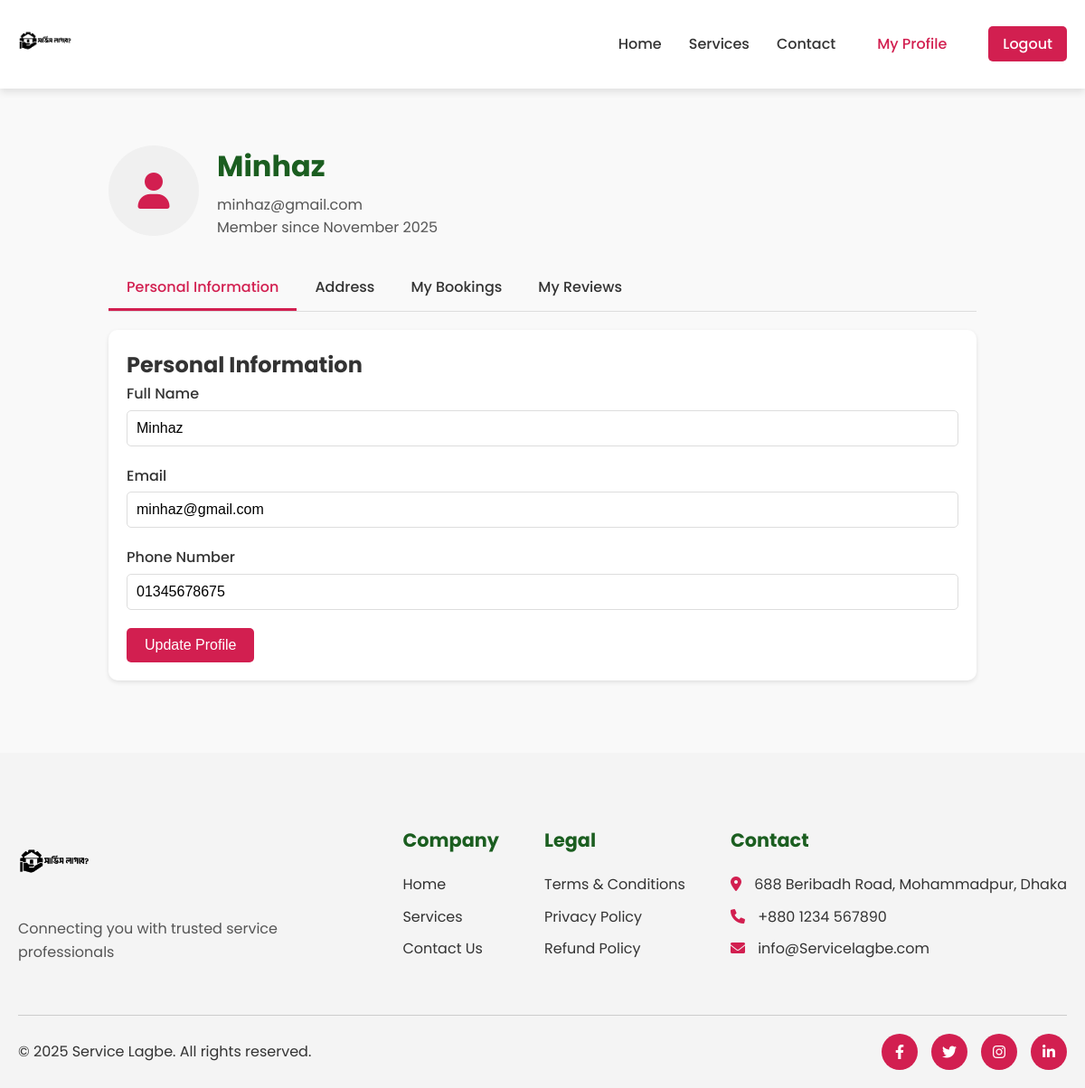
Screenshot of /profile.php (signed in) with the database file from the repository.
### tables this page shows
CREATE TABLE `users` (
  `id` int(11) NOT NULL,
  `name` varchar(100) NOT NULL,
  `email` varchar(100) NOT NULL,
  `phone` varchar(20) NOT NULL,
  `password` varchar(255) NOT NULL,
  `profile_image` varchar(255) DEFAULT NULL,
  `role` enum('user','admin','provider') DEFAULT 'user',
  `created_at` timestamp NOT NULL DEFAULT current_timestamp(),
  `updated_at` timestamp NOT NULL DEFAULT current_timestamp() ON UPDATE current_timestamp()
);

### profile.php (the view, shortened to what this page needs)
<?php
require_once 'config.php';
$user_id = $_SESSION['user_id'];
$stmt = $conn->prepare("SELECT * FROM users WHERE id = ?");
$stmt->bind_param("i", $user_id);
$stmt->execute();
$user = $stmt->get_result()->fetch_assoc();
?>
<!DOCTYPE html>
<html lang="en">
<head>
    <link rel="stylesheet" href="styles.css">
    <link rel="stylesheet" href="https://cdnjs.cloudflare.com/ajax/libs/font-awesome/6.0.0/css/all.min.css">
</head>
<body>
    <header class="header">
        <div class="container">
            <div class="header-content">
                <div class="logo-container">
                    <a href="index.php"><img src="ServiceLagbe.jpeg" alt="Service Lagbe Logo" class="logo"></a>
                </div>
                <nav class="nav-menu">
                    <ul>
                        <li><a href="index.php">Home</a></li>
                        <li><a href="services.php">Services</a></li>
                        <li><a href="contact.php">Contact</a></li>
                        <li><a href="profile.php" class="nav-btn active">My Profile</a></li>
                        <li><a href="logout.php" class="nav-btn primary">Logout</a></li>
                    </ul>
                </nav>
            </div>
        </div>
    </header>
    <section class="profile-container">
        <div class="profile-header">
            <div class="profile-avatar">
                <i class="fas fa-user"></i>
            </div>
            <div class="profile-info">
                <h1><?php echo $user['name']; ?></h1>
                <p><?php echo $user['email']; ?></p>
                <p>Member since <?php echo date('F Y', strtotime($user['created_at'])); ?></p>
            </div>
        </div>
        <div class="tabs">
            <div class="tab active" data-tab="personal-info">Personal Information</div>
            <div class="tab" data-tab="address">Address</div>
            <div class="tab" data-tab="bookings">My Bookings</div>
            <div class="tab" data-tab="reviews">My Reviews</div>
        </div>
        <div class="tab-content active" id="personal-info">
            <div class="card">
                <h2>Personal Information</h2>
                <form action="profile.php" method="POST">
                    <div class="form-group">
                        <label for="name">Full Name</label>
                        <input type="text" id="name" name="name" class="form-control" value="<?php echo $user['name']; ?>" required>
                    </div>
                    <div class="form-group">
                        <label for="email">Email</label>
                        <input type="email" id="email" name="email" class="form-control" value="<?php echo $user['email']; ?>" required>
                    </div>
                    <div class="form-group">
                        <label for="phone">Phone Number</label>
                        <input type="tel" id="phone" name="phone" class="form-control" value="<?php echo $user['phone']; ?>" required>
                    </div>
                    <button type="submit" name="update_profile" class="btn btn-primary">Update Profile</button>
                </form>
            </div>
        </div>
    </section>
    <footer class="footer">
        <div class="container">
            <div class="footer-content">
                <div class="footer-logo">
                    <img src="ServiceLagbe.jpeg" alt="Service Lagbe Logo" class="logo">
                    <p>Connecting you with trusted service professionals</p>
                </div>
                <div class="footer-links">
                    <div class="footer-column">
                        <h3>Company</h3>
                        <ul>
                            <li><a href="index.php">Home</a></li>
                            <li><a href="services.php">Services</a></li>
                            <li><a href="contact.php">Contact Us</a></li>
                        </ul>
                    </div>
                    <div class="footer-column">
                        <h3>Legal</h3>
                        <ul>
                            <li><a href="#">Terms & Conditions</a></li>
                            <li><a href="#">Privacy Policy</a></li>
                            <li><a href="#">Refund Policy</a></li>
                        </ul>
                    </div>
                    <div class="footer-column">
                        <h3>Contact</h3>
                        <ul>
                            <li><i class="fas fa-map-marker-alt"></i> 688 Beribadh Road, Mohammadpur, Dhaka</li>
                            <li><i class="fas fa-phone"></i> +880 1234 567890</li>
                            <li><i class="fas fa-envelope"></i> info@Servicelagbe.com</li>
                        </ul>
                    </div>
                </div>
            </div>
            <div class="footer-bottom">
                <p>&copy; 2025 Service Lagbe. All rights reserved.</p>
                <div class="social-icons">
                    <a href="#"><i class="fab fa-facebook-f"></i></a>
                    <a href="#"><i class="fab fa-twitter"></i></a>
                    <a href="#"><i class="fab fa-instagram"></i></a>
                    <a href="#"><i class="fab fa-linkedin-in"></i></a>
                </div>
            </div>
        </div>
    </footer>
</body>
</html>

### styles.css (style rules this page uses)
:root { --primary-color: #d21f50; --primary-dark: #c4184a; --secondary-color: #1b5e20; --text-color: #333; --light-text: #555; --bg-color: #f9f9f9; --white: #fff; --light-gray: #f4f4f4; --border-color: #ccc; --shadow: 0 4px 8px rgba(0, 0, 0, 0.1); }
* { margin: 0; padding: 0; box-sizing: border-box; }
body { font-family: "Poppins", sans-serif; color: var(--text-color); background-color: var(--bg-color); line-height: 1.6; }
.container { width: 100%; max-width: 1200px; margin: 0 auto; padding: 0 20px; }
a { text-decoration: none; color: inherit; }
ul { list-style: none; }
img { max-width: 100%; }
.btn { display: inline-block; padding: 12px 24px; border-radius: 5px; font-weight: 500; cursor: pointer; transition: all 0.3s ease; text-align: center; }
.header { background-color: var(--white); box-shadow: var(--shadow); position: sticky; top: 0; z-index: 100; }
.header-content { display: flex; justify-content: space-between; align-items: center; padding: 15px 0; }
.logo-container { display: flex; align-items: center; }
.logo { height: 60px; width: auto; }
.nav-menu ul { display: flex; gap: 30px; align-items: center; }
.nav-menu a { font-weight: 500; transition: color 0.3s ease; }
.nav-menu a:hover, .nav-menu a.active { color: var(--primary-color); }
.nav-btn { padding: 8px 16px; border-radius: 5px; }
.nav-btn.primary { background-color: var(--primary-color); color: var(--white) !important; }
.footer { background-color: var(--light-gray); padding: 80px 0 20px; }
.footer-content { display: flex; justify-content: space-between; margin-bottom: 50px; }
.footer-logo { max-width: 300px; }
.footer-logo .logo { height: 80px; margin-bottom: 15px; }
.footer-logo p { color: var(--light-text); }
.footer-links { display: flex; gap: 50px; }
.footer-column h3 { font-size: 1.3rem; color: var(--secondary-color); margin-bottom: 20px; }
.footer-column ul li { margin-bottom: 10px; }
.footer-column ul li i { margin-right: 10px; color: var(--primary-color); }
.footer-bottom { display: flex; justify-content: space-between; align-items: center; padding-top: 20px; border-top: 1px solid var(--border-color); }
.social-icons { display: flex; gap: 15px; }
.social-icons a { width: 40px; height: 40px; border-radius: 50%; background-color: var(--primary-color); color: var(--white); display: flex; align-items: center; justify-content: center; transition: background-color 0.3s ease; }

### profile.php (style rules this page uses)
.profile-container { max-width: 1000px; margin: 40px auto; padding: 20px; }
.profile-header { display: flex; align-items: center; margin-bottom: 30px; }
.profile-avatar { width: 100px; height: 100px; border-radius: 50%; background-color: #f0f0f0; display: flex; align-items: center; justify-content: center; font-size: 2.5rem; color: #d21f50; margin-right: 20px; }
.profile-info h1 { font-size: 2rem; margin-bottom: 5px; color: #1b5e20; }
.profile-info p { color: #555; margin: 0; }
.tabs { display: flex; border-bottom: 1px solid #ddd; margin-bottom: 20px; }
.tab { padding: 10px 20px; cursor: pointer; border-bottom: 3px solid transparent; font-weight: 500; }
.tab.active { border-bottom-color: #d21f50; color: #d21f50; }
.tab-content { display: none; }
.tab-content.active { display: block; }
.form-group { margin-bottom: 20px; }
.form-group label { display: block; margin-bottom: 5px; font-weight: 500; color: #333; }
.form-control { width: 100%; padding: 10px; border: 1px solid #ddd; border-radius: 5px; font-size: 1rem; }
.btn { padding: 10px 20px; border: none; border-radius: 5px; cursor: pointer; font-size: 1rem; font-weight: 500; }
.btn-primary { background-color: #d21f50; color: white; }
.card { background-color: white; border-radius: 10px; box-shadow: 0 2px 5px rgba(0,0,0,0.1); padding: 20px; margin-bottom: 20px; }

### rows the page displays
users: name "Minhaz", email "minhaz@gmail.com", created_at "November 2025", phone "01345678675"
